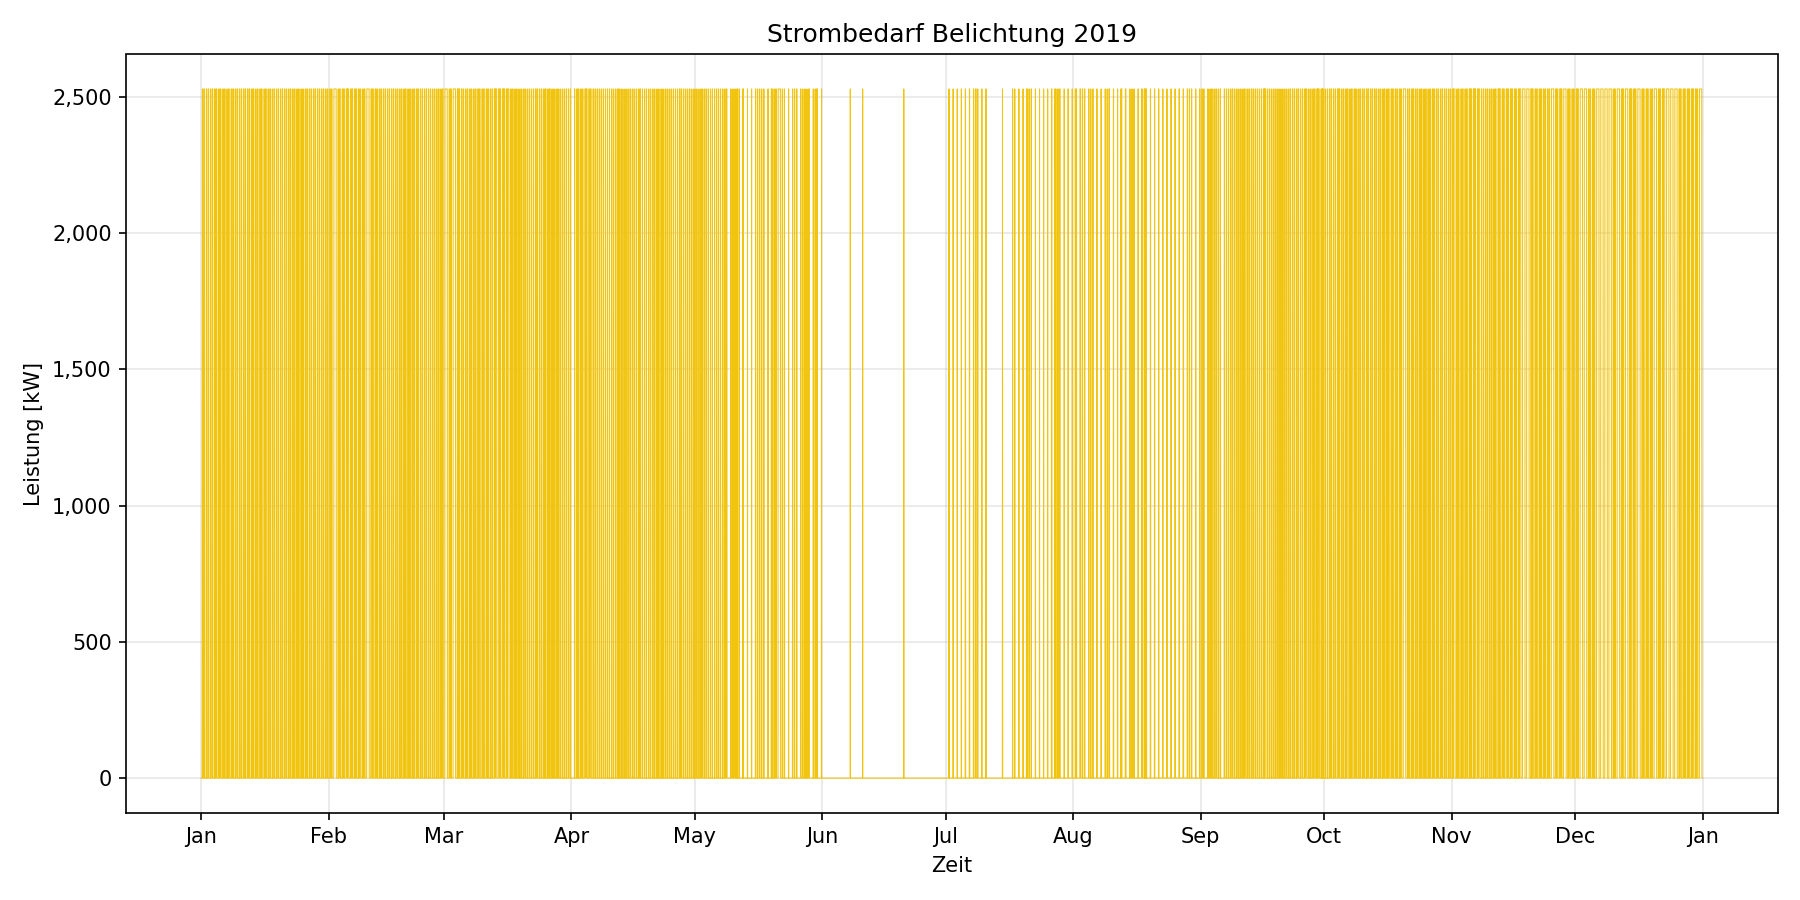

Source code (Python):
import pandas as pd
import matplotlib.pyplot as plt
import matplotlib.dates as mdates
import matplotlib.ticker as mticker

# Konfiguration
csv_pfad = 'Abgabeordner Gruppe 9/hourly_lamp_energy_2019.csv'

# 1. Daten einlesen
print(f"Lese Daten aus: {csv_pfad}")
# Das Trennzeichen ist ';' laut CSV-Check
df_lamp = pd.read_csv(csv_pfad, sep=';', encoding='utf-8')

# Zeitindex erstellen
# Format YYYYMMDDHH
df_lamp['datetime'] = pd.to_datetime(df_lamp['DateTime'].astype(str), format='%Y%m%d%H')
df_lamp.set_index('datetime', inplace=True)

# 2. Plotten
fig, ax = plt.subplots(figsize=(12, 6))

ax.plot(df_lamp.index, df_lamp['Energy_kW'], color='#f1c40f', linewidth=0.5, label='Lampenstrombedarf')

# Formatierung
ax.set_ylabel('Leistung [kW]')
ax.set_xlabel('Zeit')
ax.set_title('Strombedarf Belichtung 2019')

# Y-Achse mit Tausendertrennzeichen
ax.yaxis.set_major_formatter(mticker.FuncFormatter(lambda x, _: f'{x:,.0f}'))

# X-Achse: Monate
ax.xaxis.set_major_locator(mdates.MonthLocator())
ax.xaxis.set_major_formatter(mdates.DateFormatter('%b'))

ax.grid(True, alpha=0.3)
plt.tight_layout()

# Speichern und Anzeigen
output_file = 'plot_lamp_energy.png'
plt.savefig(output_file, dpi=150)
print(f"Plot gespeichert als: {output_file}")
plt.show()

# Ausgabe von Kennwerten
print("\n--- Kennwerte ---")
print(f"Maximaler Bedarf: {df_lamp['Energy_kW'].max():,.2f} kW")
print(f"Mittlerer Bedarf: {df_lamp['Energy_kW'].mean():,.2f} kW")
print(f"Summe Energie:    {df_lamp['Energy_kW'].sum():,.2f} kWh")
